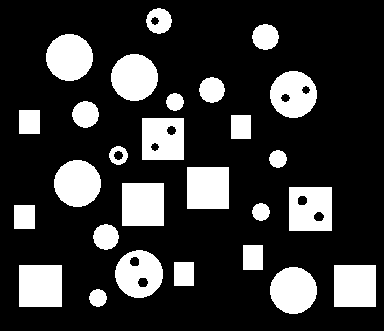
#> input picture a4_20171204/input_data/objects.png, 384 x 331 px
$ jupyter execute --allow-errors 4.ipynb
#> lines starting #> are read from the running program, lines starting #| are printed output that depends on the picture; after the words box and inside, x2 and y2 are one past the last pixel; in counts of white or black regions, pixels touching at a corner belong together
[cell 1]
import cv2
import matplotlib.pyplot as plt
import numpy as np

[cell 2]
im = cv2.imread("../input_data/objects.png",0)
#> im: shape (331, 384); 21.3% white; 27 white regions, largest, box (x1, y1, x2, y2) and area: (122, 183, 164, 226) 1806, (19, 265, 62, 307) 1806, (187, 167, 229, 209) 1764
im = (im>127).astype(np.uint8)
kernel = np.ones((7,9))
# kernel = cv2.getStructuringElement(cv2.MORPH_ELLIPSE,(7,7))
im2 = cv2.dilate(im,kernel,iterations=1)
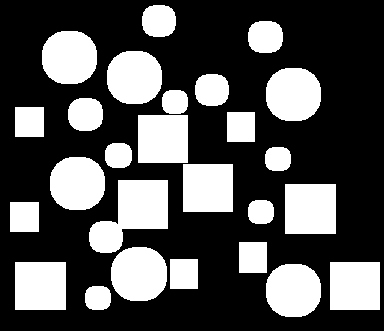
#> im2: shape (331, 384); values 0 (black) and 1 (white), 32.3% white; 26 white regions, largest, box (x1, y1, x2, y2) and area: (89, 180, 168, 253) 3366, (285, 184, 336, 234) 2550, (111, 247, 167, 301) 2515
solids = cv2.erode(im2,kernel,iterations=1)
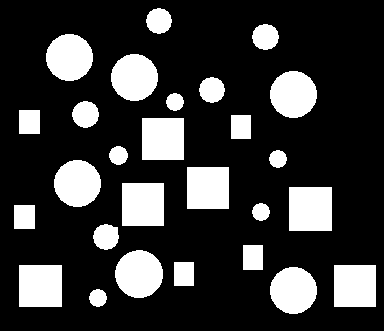
#> solids: shape (331, 384); values 0 (black) and 1 (white), 21.7% white; 27 white regions, largest, box (x1, y1, x2, y2) and area: (289, 187, 332, 231) 1892, (122, 183, 164, 226) 1806, (19, 265, 62, 307) 1806
holes = solids - im
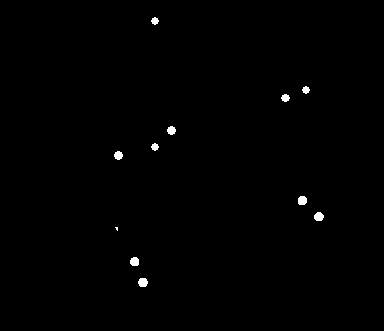
#> holes: shape (331, 384); values 0 (black) and 1 (white), 0.47% white; 11 white regions (1 under 20 px), largest, box (x1, y1, x2, y2) and area: (138, 278, 148, 287) 74, (298, 196, 307, 205) 71, (314, 212, 324, 221) 71
holes = cv2.erode(holes,np.ones((6,6)),iterations=1)
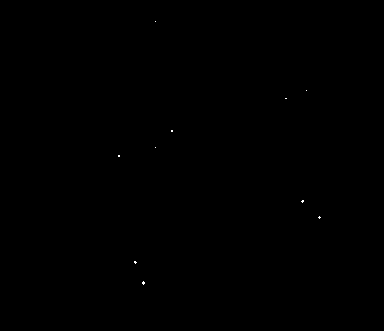
#> holes: shape (331, 384); values 0 (black) and 1 (white), 0.03% white in thin lines or dots, all inside (x1, y1, x2, y2) = (118, 21, 321, 285)
holes = cv2.dilate(holes,np.ones((6,6)),iterations=1)
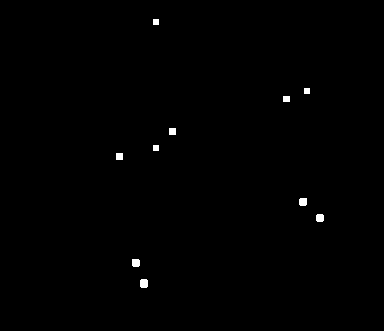
#> holes: shape (331, 384); values 0 (black) and 1 (white), 0.39% white; 10 white regions, largest, box (x1, y1, x2, y2) and area: (140, 279, 148, 288) 68, (299, 198, 307, 206) 61, (132, 259, 140, 267) 61
fig = plt.figure(figsize=(15,15))
plt.subplot(131)
plt.imshow(im,cmap='gray')
plt.subplot(132)
plt.imshow(solids,cmap='gray')
plt.subplot(133)
plt.imshow(holes,cmap='gray')
plt.show()

[cell 3]
def fourConnComp(i,j,im,final,visited):
    if(i<0 or i>=im.shape[0] or j<0 or j>=im.shape[1] or visited[i,j] == 1):
        return 0

    visited[i,j] = 1
    if(im[i,j] == 1):
        final[i,j] = 1
        fourConnComp(i+1,j,im,final,visited)
        fourConnComp(i-1,j,im,final,visited)
        fourConnComp(i,j+1,im,final,visited)
        fourConnComp(i,j-1,im,final,visited)

    return 0

[cell 4]
def count_comp(temp,im2):
    global c
    h,w = temp.shape
#> h = 331; w = 384
    final = np.zeros((temp.shape),dtype=np.uint16)
    visited = np.zeros((temp.shape))

    c = 0
    for i in range(h):
        for j in range(w):
            if(temp[i,j] == 1 and visited[i,j] == 0):
                fourConnComp(i,j,im2,final,visited)
                c = c+1
#> after the loop, c = 1

#     print("Objects with holes = "+str(c))
    return final

#> (a cell that did not finish here is left out)

[cell 6]
def filtfunc(i,f):
    k = f.shape[0] // 2
    padded_im = np.pad(i,((k,k),(k,k)),'constant')
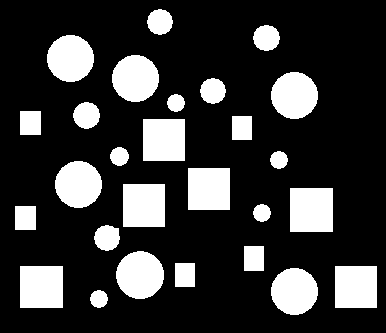
#> padded_im: shape (333, 386); values 0 (black) and 1 (white), 21.5% white; 27 white regions, largest, box (x1, y1, x2, y2) and area: (290, 188, 333, 232) 1892, (123, 184, 165, 227) 1806, (20, 266, 63, 308) 1806
    final = np.zeros(im.shape)
#     print(f.size)
    for i in range(k,final.shape[0]+k):
        for j in range(k,final.shape[1]+k):
            if np.sum(np.equal(padded_im[i-k:i+k+1,j-k:j+k+1], f)) == f.size:
                final[i-k,j-k] = 1
#> final: shape (331, 384) float64; values 0 (black) and 1 (white), 0.01% white in thin lines or dots, all inside (x1, y1, x2, y2) = (14, 110, 335, 266)
#> after the loop in count_comp, `for i in range(h):`: c = 2
    return final
